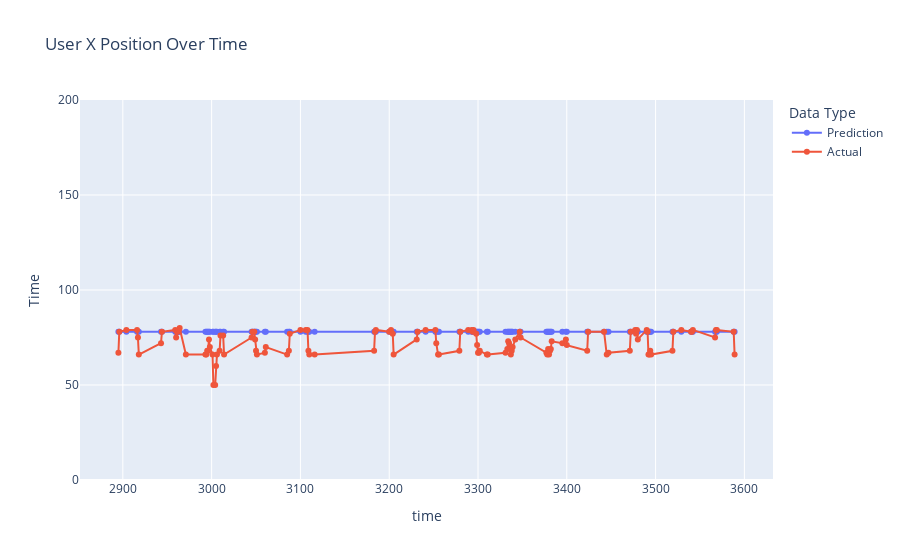
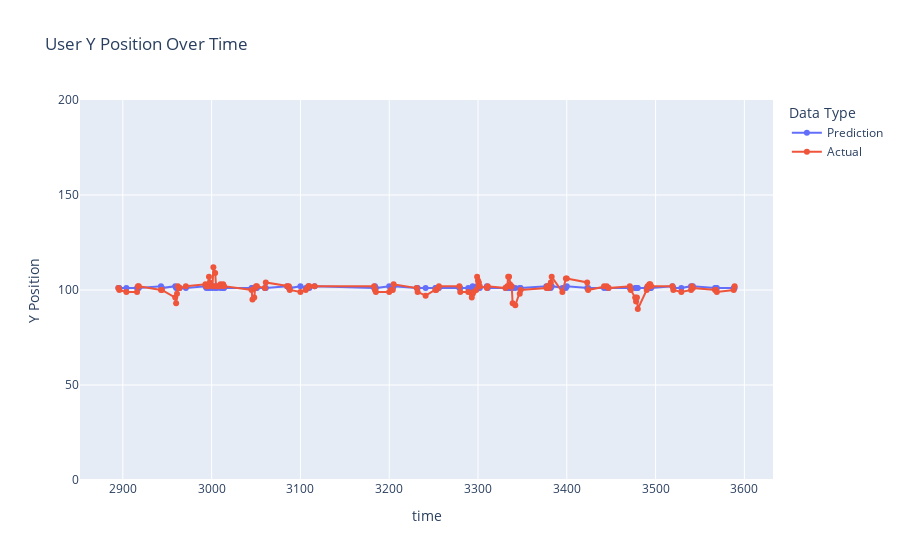

Here is the notebook cell these charts were saved with, in order:
### Code cell
plot_xy_trajectory_submit(subsB, test_case)
